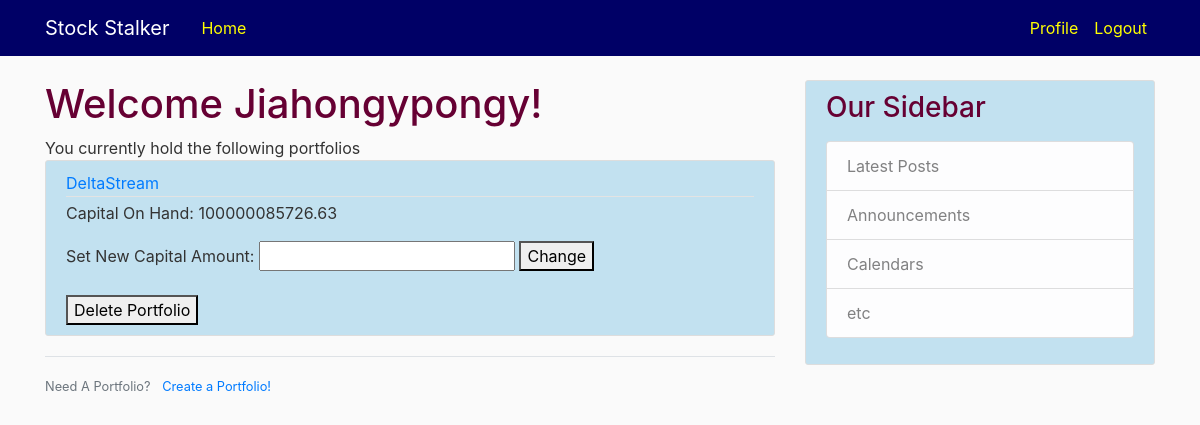
The page /profile (signed in) on the database its author committed.
### website/models.py (models this page shows, shortened)
class User(db.Model, UserMixin):
    id = db.Column(db.Integer, primary_key=True)
    username = db.Column(db.String, unique=True, nullable=False)
    image_file = db.Column(db.String(20), nullable=False, default='default.jpg')
    password = db.Column(db.String, nullable=False)
    security_question = db.Column(db.String, nullable = False)
    security_answer = db.Column(db.String, nullable = False)
    portfolios = db.relationship('PortfolioShell', backref='holder', lazy=True)

class PortfolioShell(db.Model):
	id = db.Column(db.Integer, primary_key=True)
	name = db.Column(db.String, unique=True, nullable = False)
	capital = db.Column(db.Float, default = 1.0)
	stocks = db.relationship('StockShell', backref='portfolio', lazy=True)
	user_id = db.Column(db.Integer, db.ForeignKey('user.id'),nullable=False)

### website/routes.py (the view)
@app.route("/profile")
@login_required
def profile():
	portfolios = PortfolioShell.query.filter_by(holder = current_user)
	return render_template('profile.html', title='Profile', portfolios = portfolios)

### website/models.py (called while the page is built)
@login_manager.user_loader
def load_user(user_id):
	return User.query.get(int(user_id))

### website/templates/profile.html (shortened to what this page needs)
{% extends "layout.html" %}
{% block content %}
    <h1> Welcome {{ current_user.username }}!</h1>
    You currently hold the following portfolios
    {% for portfolio in portfolios %}
        <article class="media content-section">
          <div class="media-body">
            <div class="article-metadata">
              <a class="mr-2" href="{{ url_for('portfolio', portfolio_id =portfolio.id) }}">{{ portfolio.name }}</a>
            </div>
            <p class="article-content">Capital On Hand: {{ portfolio.capital }}</p>
            Set New Capital Amount: <input type="number", id="capital({{ portfolio.id }})", data-path="{{ url_for('edit_portfolio', portfolio_id=portfolio.id, command='change_capital')}}", onchange="url_mutation('{{ portfolio.id }}');">
            <a href="{{ url_for('edit_portfolio', portfolio_id=portfolio.id, command='change_capital', capital=portfolio.capital) }}", id= "change({{ portfolio.id }})">
                <button>Change</button>
            </a>
            <br>
            <br>
            <a href="{{ url_for('edit_portfolio', portfolio_id=portfolio.id, command='delete') }}">
                <button>Delete Portfolio</button>
            </a>
          </div>
        </article>
    {% endfor %}
    <div class="border-top pt-3">
        <small class="text-muted">
            Need A Portfolio? <a class="ml-2" href="{{ url_for('create_portfolio') }}"> Create a Portfolio! </a>
        </small>
    </div>
{% endblock content %}

### website/static/style.css (style rules this page uses)
body { background: #fafafa; color: #333333; margin-top: 5rem; }
h1, h2, h3, h4, h5, h6 { color: #660033; }
.content-section { background: #c2e1f0; padding: 10px 20px; border: 1px solid #dddddd; border-radius: 3px; margin-bottom: 20px; }
.article-content { white-space: pre-line; }
.article-metadata { padding-bottom: 1px; margin-bottom: 4px; border-bottom: 1px solid #e3e3e3 }

### rows shown on the page
User: username "Jiahongypongy"
PortfolioShell: name "DeltaStream", capital "100000085726.63"
